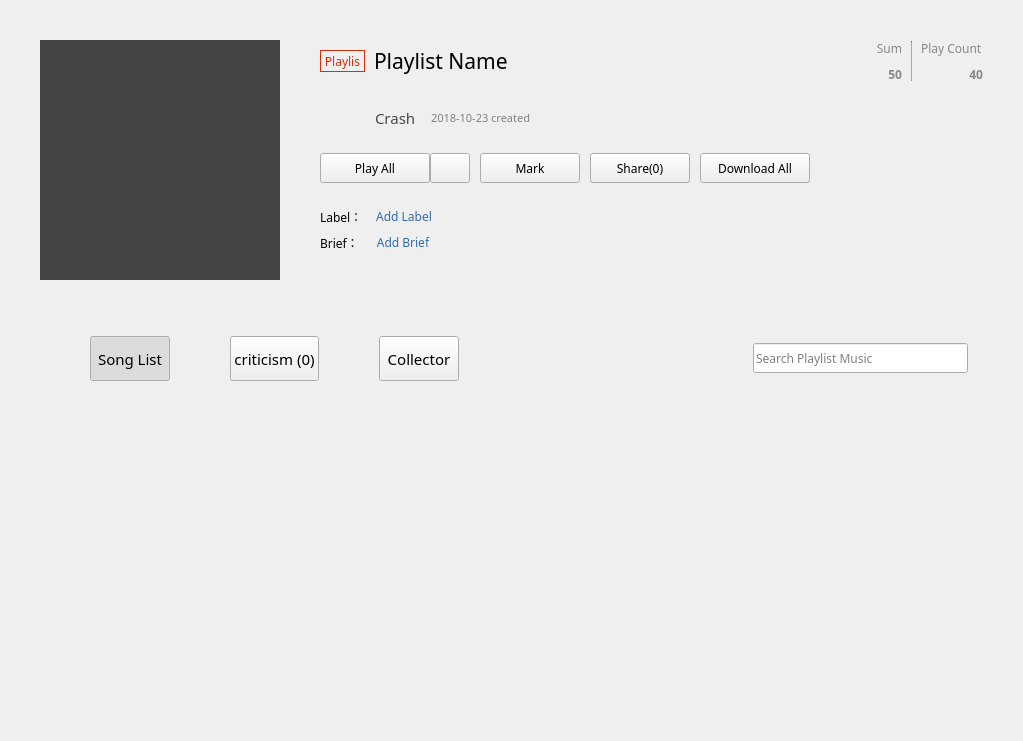
<?xml version="1.0" encoding="UTF-8"?>
<ui version="4.0">
 <class>MuPlaylistMainWidgetUI</class>
 <widget class="QWidget" name="MuPlaylistMainWidgetUI">
  <property name="geometry">
   <rect>
    <x>0</x>
    <y>0</y>
    <width>1023</width>
    <height>741</height>
   </rect>
  </property>
  <property name="windowTitle">
   <string>Form</string>
  </property>
  <layout class="QVBoxLayout" name="verticalLayout_5">
   <property name="leftMargin">
    <number>0</number>
   </property>
   <property name="topMargin">
    <number>0</number>
   </property>
   <property name="rightMargin">
    <number>0</number>
   </property>
   <property name="bottomMargin">
    <number>0</number>
   </property>
   <item>
    <widget class="QWidget" name="widget_2" native="true">
     <property name="minimumSize">
      <size>
       <width>0</width>
       <height>330</height>
      </size>
     </property>
     <property name="maximumSize">
      <size>
       <width>16777215</width>
       <height>330</height>
      </size>
     </property>
     <layout class="QHBoxLayout" name="horizontalLayout_8">
      <property name="spacing">
       <number>40</number>
      </property>
      <property name="leftMargin">
       <number>40</number>
      </property>
      <property name="topMargin">
       <number>40</number>
      </property>
      <property name="rightMargin">
       <number>40</number>
      </property>
      <property name="bottomMargin">
       <number>0</number>
      </property>
      <item>
       <layout class="QVBoxLayout" name="verticalLayout_4">
        <item>
         <widget class="QLabel" name="playlistIconLb">
          <property name="minimumSize">
           <size>
            <width>240</width>
            <height>240</height>
           </size>
          </property>
          <property name="maximumSize">
           <size>
            <width>240</width>
            <height>240</height>
           </size>
          </property>
          <property name="styleSheet">
           <string notr="true">border: none;
image: url(:/images/favoritePlaylist128_White.png);
background-color: rgb(67, 68, 68);</string>
          </property>
          <property name="text">
           <string/>
          </property>
         </widget>
        </item>
        <item>
         <spacer name="verticalSpacer_2">
          <property name="orientation">
           <enum>Qt::Vertical</enum>
          </property>
          <property name="sizeHint" stdset="0">
           <size>
            <width>20</width>
            <height>40</height>
           </size>
          </property>
         </spacer>
        </item>
       </layout>
      </item>
      <item>
       <layout class="QVBoxLayout" name="verticalLayout_3">
        <property name="spacing">
         <number>15</number>
        </property>
        <property name="topMargin">
         <number>0</number>
        </property>
        <item>
         <layout class="QHBoxLayout" name="horizontalLayout">
          <property name="spacing">
           <number>9</number>
          </property>
          <item>
           <widget class="QLabel" name="label_2">
            <property name="minimumSize">
             <size>
              <width>45</width>
              <height>22</height>
             </size>
            </property>
            <property name="maximumSize">
             <size>
              <width>45</width>
              <height>22</height>
             </size>
            </property>
            <property name="font">
             <font>
              <family>微软雅黑</family>
             </font>
            </property>
            <property name="styleSheet">
             <string notr="true">border-color: rgb(211, 49, 8);
border: 1px solid rgb(211, 49, 8);
color: rgb(211, 49, 8);</string>
            </property>
            <property name="text">
             <string>Playlis</string>
            </property>
            <property name="alignment">
             <set>Qt::AlignCenter</set>
            </property>
           </widget>
          </item>
          <item alignment="Qt::AlignHCenter|Qt::AlignVCenter">
           <widget class="QLabel" name="label_3">
            <property name="maximumSize">
             <size>
              <width>16777215</width>
              <height>50</height>
             </size>
            </property>
            <property name="font">
             <font>
              <family>微软雅黑</family>
              <pointsize>16</pointsize>
             </font>
            </property>
            <property name="text">
             <string>Playlist Name</string>
            </property>
           </widget>
          </item>
          <item>
           <widget class="QPushButton" name="editListInfoBtn">
            <property name="minimumSize">
             <size>
              <width>35</width>
              <height>35</height>
             </size>
            </property>
            <property name="maximumSize">
             <size>
              <width>35</width>
              <height>35</height>
             </size>
            </property>
            <property name="styleSheet">
             <string notr="true">QPushButton#editListInfoBtn {
	border: none;
	padding: 6px;
	image: url(:/images/editListInfoBtn32_LightGray.png);
}
QPushButton#editListInfoBtn:hover {
	image: url(:/images/editListInfoBtn32_Gray.png);
}</string>
            </property>
            <property name="text">
             <string/>
            </property>
           </widget>
          </item>
          <item>
           <spacer name="horizontalSpacer">
            <property name="orientation">
             <enum>Qt::Horizontal</enum>
            </property>
            <property name="sizeHint" stdset="0">
             <size>
              <width>40</width>
              <height>20</height>
             </size>
            </property>
           </spacer>
          </item>
          <item>
           <layout class="QGridLayout" name="gridLayout">
            <item row="0" column="0">
             <widget class="QLabel" name="label_4">
              <property name="maximumSize">
               <size>
                <width>16777215</width>
                <height>20</height>
               </size>
              </property>
              <property name="font">
               <font>
                <family>微软雅黑</family>
               </font>
              </property>
              <property name="styleSheet">
               <string notr="true">color: rgb(136, 136, 136);</string>
              </property>
              <property name="text">
               <string>Sum</string>
              </property>
              <property name="alignment">
               <set>Qt::AlignRight|Qt::AlignTrailing|Qt::AlignVCenter</set>
              </property>
             </widget>
            </item>
            <item row="0" column="1" rowspan="2">
             <widget class="Line" name="line">
              <property name="maximumSize">
               <size>
                <width>1</width>
                <height>40</height>
               </size>
              </property>
              <property name="styleSheet">
               <string notr="true">
background-color: rgb(147, 147, 147);</string>
              </property>
              <property name="orientation">
               <enum>Qt::Vertical</enum>
              </property>
             </widget>
            </item>
            <item row="0" column="2">
             <widget class="QLabel" name="label_6">
              <property name="font">
               <font>
                <family>微软雅黑</family>
               </font>
              </property>
              <property name="styleSheet">
               <string notr="true">color: rgb(136, 136, 136);</string>
              </property>
              <property name="text">
               <string>Play Count</string>
              </property>
             </widget>
            </item>
            <item row="1" column="0">
             <widget class="QLabel" name="label_5">
              <property name="maximumSize">
               <size>
                <width>16777215</width>
                <height>20</height>
               </size>
              </property>
              <property name="font">
               <font>
                <family>微软雅黑</family>
                <weight>75</weight>
                <bold>true</bold>
               </font>
              </property>
              <property name="styleSheet">
               <string notr="true">color: rgb(136, 136, 136);</string>
              </property>
              <property name="text">
               <string>50</string>
              </property>
              <property name="alignment">
               <set>Qt::AlignRight|Qt::AlignTop|Qt::AlignTrailing</set>
              </property>
             </widget>
            </item>
            <item row="1" column="2">
             <widget class="QLabel" name="label_7">
              <property name="font">
               <font>
                <family>微软雅黑</family>
                <weight>75</weight>
                <bold>true</bold>
               </font>
              </property>
              <property name="styleSheet">
               <string notr="true">color: rgb(136, 136, 136);</string>
              </property>
              <property name="text">
               <string>40</string>
              </property>
              <property name="alignment">
               <set>Qt::AlignRight|Qt::AlignTop|Qt::AlignTrailing</set>
              </property>
             </widget>
            </item>
           </layout>
          </item>
         </layout>
        </item>
        <item>
         <layout class="QHBoxLayout" name="horizontalLayout_2">
          <item>
           <widget class="QLabel" name="userIconLb">
            <property name="minimumSize">
             <size>
              <width>40</width>
              <height>40</height>
             </size>
            </property>
            <property name="maximumSize">
             <size>
              <width>40</width>
              <height>40</height>
             </size>
            </property>
            <property name="styleSheet">
             <string notr="true">border: none;
border-radius: 20px;</string>
            </property>
            <property name="text">
             <string/>
            </property>
           </widget>
          </item>
          <item>
           <widget class="QLabel" name="label_9">
            <property name="maximumSize">
             <size>
              <width>16777215</width>
              <height>30</height>
             </size>
            </property>
            <property name="font">
             <font>
              <family>微软雅黑</family>
              <pointsize>11</pointsize>
             </font>
            </property>
            <property name="styleSheet">
             <string notr="true">color: rgb(72, 72, 72);</string>
            </property>
            <property name="text">
             <string>Crash</string>
            </property>
           </widget>
          </item>
          <item>
           <widget class="QLabel" name="label_10">
            <property name="maximumSize">
             <size>
              <width>16777215</width>
              <height>25</height>
             </size>
            </property>
            <property name="font">
             <font>
              <family>微软雅黑</family>
              <pointsize>8</pointsize>
             </font>
            </property>
            <property name="styleSheet">
             <string notr="true">color: gray;</string>
            </property>
            <property name="text">
             <string>2018-10-23 created</string>
            </property>
           </widget>
          </item>
          <item>
           <spacer name="horizontalSpacer_2">
            <property name="orientation">
             <enum>Qt::Horizontal</enum>
            </property>
            <property name="sizeHint" stdset="0">
             <size>
              <width>40</width>
              <height>20</height>
             </size>
            </property>
           </spacer>
          </item>
         </layout>
        </item>
        <item>
         <layout class="QHBoxLayout" name="horizontalLayout_4">
          <property name="spacing">
           <number>10</number>
          </property>
          <item>
           <layout class="QHBoxLayout" name="horizontalLayout_3">
            <property name="spacing">
             <number>0</number>
            </property>
            <item>
             <widget class="QPushButton" name="playAllBtn">
              <property name="minimumSize">
               <size>
                <width>110</width>
                <height>30</height>
               </size>
              </property>
              <property name="maximumSize">
               <size>
                <width>100</width>
                <height>30</height>
               </size>
              </property>
              <property name="font">
               <font>
                <family>微软雅黑</family>
               </font>
              </property>
              <property name="text">
               <string>Play All</string>
              </property>
             </widget>
            </item>
            <item>
             <widget class="QPushButton" name="addToPlayingListBtn">
              <property name="minimumSize">
               <size>
                <width>40</width>
                <height>30</height>
               </size>
              </property>
              <property name="maximumSize">
               <size>
                <width>40</width>
                <height>30</height>
               </size>
              </property>
              <property name="text">
               <string/>
              </property>
             </widget>
            </item>
           </layout>
          </item>
          <item>
           <widget class="QPushButton" name="collectBtn">
            <property name="minimumSize">
             <size>
              <width>100</width>
              <height>30</height>
             </size>
            </property>
            <property name="maximumSize">
             <size>
              <width>100</width>
              <height>30</height>
             </size>
            </property>
            <property name="font">
             <font>
              <family>微软雅黑</family>
             </font>
            </property>
            <property name="text">
             <string>Mark</string>
            </property>
           </widget>
          </item>
          <item>
           <widget class="QPushButton" name="shareBtn">
            <property name="minimumSize">
             <size>
              <width>100</width>
              <height>30</height>
             </size>
            </property>
            <property name="maximumSize">
             <size>
              <width>100</width>
              <height>30</height>
             </size>
            </property>
            <property name="font">
             <font>
              <family>微软雅黑</family>
             </font>
            </property>
            <property name="text">
             <string>Share(0)</string>
            </property>
           </widget>
          </item>
          <item>
           <widget class="QPushButton" name="downAllBtn">
            <property name="minimumSize">
             <size>
              <width>110</width>
              <height>30</height>
             </size>
            </property>
            <property name="maximumSize">
             <size>
              <width>110</width>
              <height>30</height>
             </size>
            </property>
            <property name="font">
             <font>
              <family>微软雅黑</family>
             </font>
            </property>
            <property name="text">
             <string>Download All</string>
            </property>
           </widget>
          </item>
          <item>
           <spacer name="horizontalSpacer_5">
            <property name="orientation">
             <enum>Qt::Horizontal</enum>
            </property>
            <property name="sizeHint" stdset="0">
             <size>
              <width>40</width>
              <height>20</height>
             </size>
            </property>
           </spacer>
          </item>
         </layout>
        </item>
        <item>
         <widget class="QWidget" name="widget" native="true">
          <layout class="QVBoxLayout" name="verticalLayout">
           <property name="leftMargin">
            <number>0</number>
           </property>
           <property name="rightMargin">
            <number>0</number>
           </property>
           <item>
            <layout class="QHBoxLayout" name="horizontalLayout_5">
             <item>
              <widget class="QLabel" name="label">
               <property name="minimumSize">
                <size>
                 <width>50</width>
                 <height>0</height>
                </size>
               </property>
               <property name="maximumSize">
                <size>
                 <width>50</width>
                 <height>16777215</height>
                </size>
               </property>
               <property name="font">
                <font>
                 <family>微软雅黑</family>
                </font>
               </property>
               <property name="text">
                <string>Label：</string>
               </property>
              </widget>
             </item>
             <item>
              <widget class="QPushButton" name="addMarksBtn">
               <property name="font">
                <font>
                 <family>微软雅黑</family>
                </font>
               </property>
               <property name="styleSheet">
                <string notr="true">QPushButton#addMarksBtn {
	border: none;
	color: #336cad;
}
QPushButton#addMarksBtn:hover {
	border: none;
	color: #254e7e;
}

</string>
               </property>
               <property name="text">
                <string>Add Label</string>
               </property>
              </widget>
             </item>
             <item>
              <spacer name="horizontalSpacer_3">
               <property name="orientation">
                <enum>Qt::Horizontal</enum>
               </property>
               <property name="sizeHint" stdset="0">
                <size>
                 <width>40</width>
                 <height>20</height>
                </size>
               </property>
              </spacer>
             </item>
            </layout>
           </item>
           <item>
            <layout class="QHBoxLayout" name="horizontalLayout_7">
             <item>
              <widget class="QLabel" name="label_11">
               <property name="minimumSize">
                <size>
                 <width>50</width>
                 <height>0</height>
                </size>
               </property>
               <property name="maximumSize">
                <size>
                 <width>50</width>
                 <height>16777215</height>
                </size>
               </property>
               <property name="font">
                <font>
                 <family>微软雅黑</family>
                </font>
               </property>
               <property name="text">
                <string>Brief：</string>
               </property>
              </widget>
             </item>
             <item>
              <widget class="QPushButton" name="addBriefBtn">
               <property name="font">
                <font>
                 <family>微软雅黑</family>
                </font>
               </property>
               <property name="styleSheet">
                <string notr="true">QPushButton#addBriefBtn {
	border: none;
	color: #336cad;
}
QPushButton#addBriefBtn:hover {
	border: none;
	color: #254e7e;
}
</string>
               </property>
               <property name="text">
                <string>Add Brief</string>
               </property>
              </widget>
             </item>
             <item>
              <spacer name="horizontalSpacer_4">
               <property name="orientation">
                <enum>Qt::Horizontal</enum>
               </property>
               <property name="sizeHint" stdset="0">
                <size>
                 <width>40</width>
                 <height>20</height>
                </size>
               </property>
              </spacer>
             </item>
            </layout>
           </item>
           <item>
            <spacer name="verticalSpacer">
             <property name="orientation">
              <enum>Qt::Vertical</enum>
             </property>
             <property name="sizeHint" stdset="0">
              <size>
               <width>20</width>
               <height>40</height>
              </size>
             </property>
            </spacer>
           </item>
          </layout>
         </widget>
        </item>
       </layout>
      </item>
     </layout>
    </widget>
   </item>
   <item>
    <widget class="QWidget" name="widget_3" native="true">
     <layout class="QVBoxLayout" name="verticalLayout_2">
      <property name="leftMargin">
       <number>0</number>
      </property>
      <property name="topMargin">
       <number>0</number>
      </property>
      <property name="rightMargin">
       <number>0</number>
      </property>
      <property name="bottomMargin">
       <number>0</number>
      </property>
      <item>
       <layout class="QHBoxLayout" name="horizontalLayout_6">
        <property name="spacing">
         <number>60</number>
        </property>
        <property name="leftMargin">
         <number>90</number>
        </property>
        <property name="rightMargin">
         <number>55</number>
        </property>
        <item>
         <widget class="QPushButton" name="songsListBtn">
          <property name="minimumSize">
           <size>
            <width>0</width>
            <height>45</height>
           </size>
          </property>
          <property name="font">
           <font>
            <family>微软雅黑</family>
            <pointsize>11</pointsize>
           </font>
          </property>
          <property name="text">
           <string>Song List</string>
          </property>
          <property name="checkable">
           <bool>true</bool>
          </property>
          <property name="checked">
           <bool>true</bool>
          </property>
         </widget>
        </item>
        <item>
         <widget class="QPushButton" name="criticismBtn">
          <property name="minimumSize">
           <size>
            <width>0</width>
            <height>45</height>
           </size>
          </property>
          <property name="font">
           <font>
            <family>微软雅黑</family>
            <pointsize>11</pointsize>
           </font>
          </property>
          <property name="text">
           <string>criticism (0)</string>
          </property>
          <property name="checkable">
           <bool>true</bool>
          </property>
         </widget>
        </item>
        <item>
         <widget class="QPushButton" name="collectorsBtn">
          <property name="minimumSize">
           <size>
            <width>0</width>
            <height>45</height>
           </size>
          </property>
          <property name="font">
           <font>
            <family>微软雅黑</family>
            <pointsize>11</pointsize>
           </font>
          </property>
          <property name="text">
           <string>Collector</string>
          </property>
          <property name="checkable">
           <bool>true</bool>
          </property>
         </widget>
        </item>
        <item>
         <spacer name="horizontalSpacer_6">
          <property name="orientation">
           <enum>Qt::Horizontal</enum>
          </property>
          <property name="sizeHint" stdset="0">
           <size>
            <width>40</width>
            <height>20</height>
           </size>
          </property>
         </spacer>
        </item>
        <item>
         <widget class="QLineEdit" name="searchBoxLE">
          <property name="minimumSize">
           <size>
            <width>0</width>
            <height>30</height>
           </size>
          </property>
          <property name="maximumSize">
           <size>
            <width>215</width>
            <height>30</height>
           </size>
          </property>
          <property name="font">
           <font>
            <family>微软雅黑</family>
           </font>
          </property>
          <property name="styleSheet">
           <string notr="true"/>
          </property>
          <property name="placeholderText">
           <string>Search Playlist Music</string>
          </property>
         </widget>
        </item>
       </layout>
      </item>
      <item>
       <widget class="QStackedWidget" name="stackedWidget">
        <property name="styleSheet">
         <string notr="true">background-color: transparent;</string>
        </property>
        <property name="currentIndex">
         <number>0</number>
        </property>
        <widget class="MuBaseWidget" name="songsListWidget">
         <layout class="QHBoxLayout" name="horizontalLayout_9">
          <property name="spacing">
           <number>0</number>
          </property>
          <property name="leftMargin">
           <number>0</number>
          </property>
          <property name="topMargin">
           <number>0</number>
          </property>
          <property name="rightMargin">
           <number>0</number>
          </property>
          <property name="bottomMargin">
           <number>0</number>
          </property>
          <item>
           <widget class="MuTableView" name="songsListTableView">
            <property name="styleSheet">
             <string notr="true"/>
            </property>
           </widget>
          </item>
         </layout>
        </widget>
        <widget class="QWidget" name="page_2"/>
       </widget>
      </item>
     </layout>
    </widget>
   </item>
  </layout>
 </widget>
 <customwidgets>
  <customwidget>
   <class>MuBaseWidget</class>
   <extends>QWidget</extends>
   <header>MuBaseWidget.h</header>
   <container>1</container>
  </customwidget>
  <customwidget>
   <class>MuTableView</class>
   <extends>QTableView</extends>
   <header>MuTableview.h</header>
  </customwidget>
 </customwidgets>
 <resources/>
 <connections/>
</ui>
